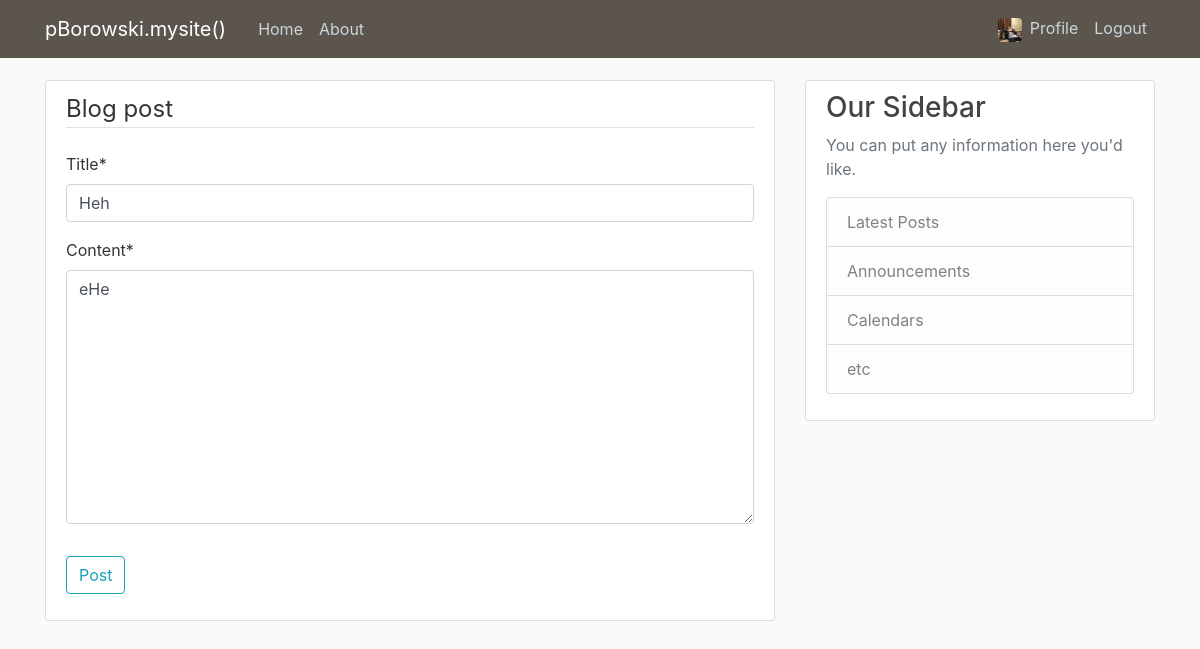
Before: /post/4/update/ (signed in) with the older database file.
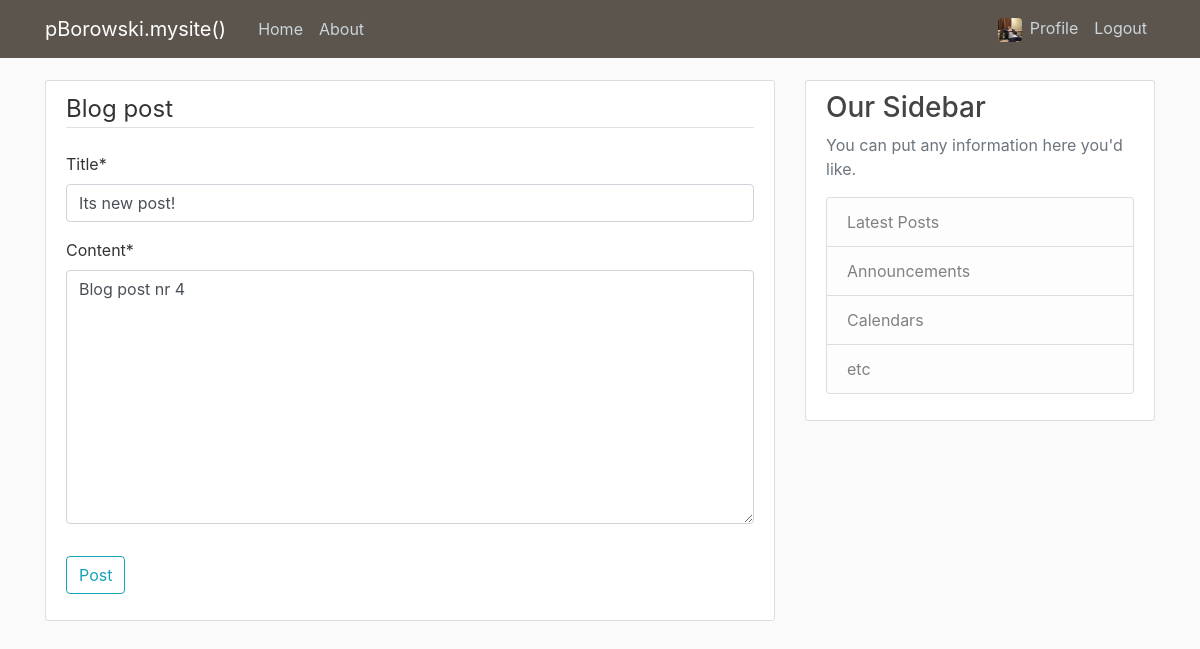
After: the same page with the newer database file.
### blog/models.py (models this page shows, shortened)
class Post(models.Model):
    title = models.CharField(max_length=100)
    content = models.TextField()
    date_posted = models.DateTimeField(default=timezone.now)
    author = models.ForeignKey(User, on_delete=models.CASCADE)

### blog/views.py (the view, shortened to what this page needs)
# urls.py: path('post/<int:pk>/update/', PostUpdateView.as_view(), name="post-update"),
class PostUpdateView(LoginRequiredMixin, UpdateView):
    model = Post
    fields = ['title', 'content']

### blog/templates/blog/post_form.html (shortened to what this page needs)
{% extends "blog/base.html" %}
{% load crispy_forms_tags %}
{% block content %}
    <div class="content-section">
      <form method="POST">
        <fieldset class="form-group">
          <legend class="border-bottom mb-4"> Blog post</legend>
          {{ form|crispy }}
        </fieldset>
        <div class="form-group">
          <button class="btn btn-outline-info" type="submit">Post</button>
        </div>
      </form>
    </div>
{% endblock content %}

Changed rows visible on the page:
changed Post: title "Heh" → "Its new post!"; content "eHe" → "Blog post nr 4"
